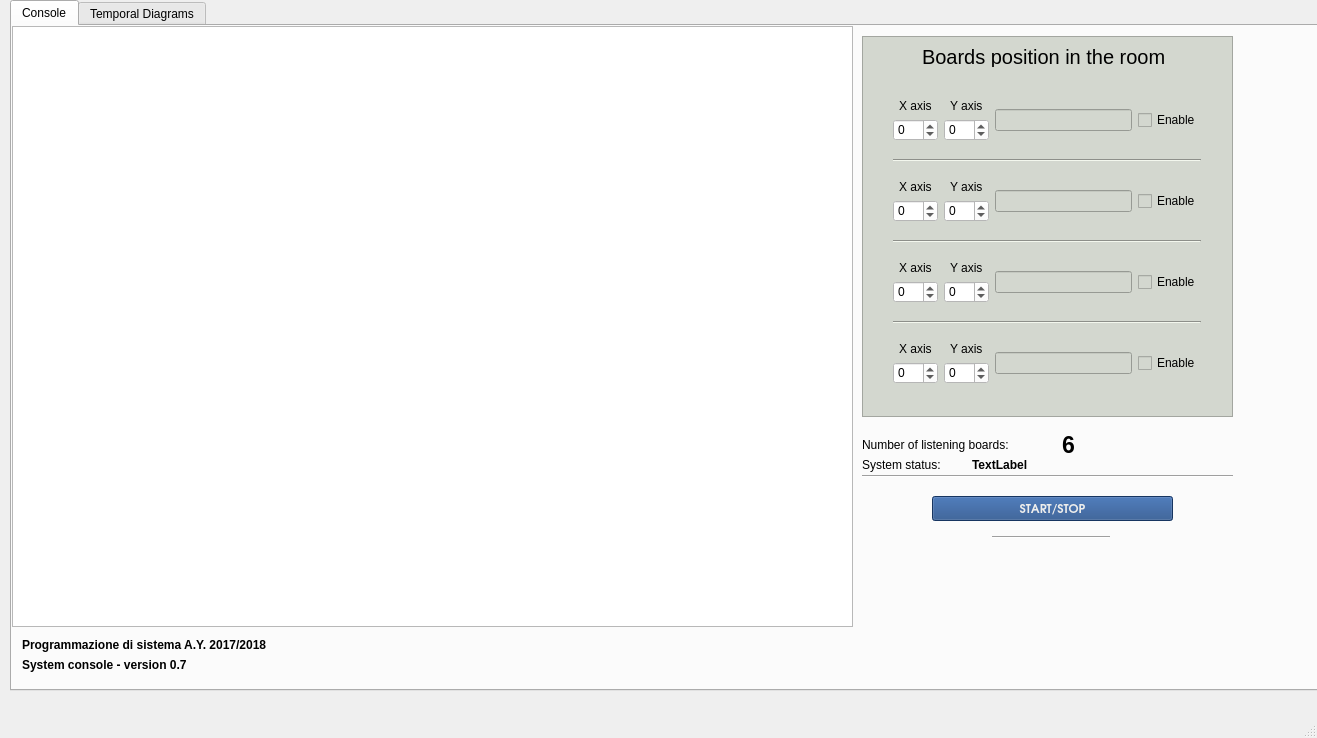
<?xml version="1.0" encoding="UTF-8"?>
<ui version="4.0">
 <class>MainWindow</class>
 <widget class="QMainWindow" name="MainWindow">
  <property name="geometry">
   <rect>
    <x>0</x>
    <y>0</y>
    <width>1317</width>
    <height>738</height>
   </rect>
  </property>
  <property name="windowTitle">
   <string>WiFi Radar</string>
  </property>
  <property name="windowIcon">
   <iconset>
    <normaloff>../../../../Immagini/Radar.jpg</normaloff>../../../../Immagini/Radar.jpg</iconset>
  </property>
  <property name="styleSheet">
   <string notr="true"/>
  </property>
  <widget class="QWidget" name="centralWidget">
   <widget class="QTabWidget" name="tabWidget">
    <property name="geometry">
     <rect>
      <x>10</x>
      <y>0</y>
      <width>1341</width>
      <height>691</height>
     </rect>
    </property>
    <property name="currentIndex">
     <number>0</number>
    </property>
    <widget class="QWidget" name="tab">
     <attribute name="title">
      <string>Console</string>
     </attribute>
     <widget class="QLabel" name="label_3">
      <property name="geometry">
       <rect>
        <x>850</x>
        <y>430</y>
        <width>111</width>
        <height>17</height>
       </rect>
      </property>
      <property name="text">
       <string>System status:</string>
      </property>
     </widget>
     <widget class="QLabel" name="label">
      <property name="geometry">
       <rect>
        <x>850</x>
        <y>410</y>
        <width>191</width>
        <height>17</height>
       </rect>
      </property>
      <property name="text">
       <string>Number of listening boards:</string>
      </property>
     </widget>
     <widget class="QLabel" name="mac_addresses">
      <property name="geometry">
       <rect>
        <x>850</x>
        <y>530</y>
        <width>371</width>
        <height>17</height>
       </rect>
      </property>
      <property name="font">
       <font>
        <family>Ubuntu</family>
        <pointsize>14</pointsize>
        <weight>75</weight>
        <bold>true</bold>
       </font>
      </property>
      <property name="text">
       <string/>
      </property>
      <property name="alignment">
       <set>Qt::AlignLeading|Qt::AlignLeft|Qt::AlignVCenter</set>
      </property>
     </widget>
     <widget class="Line" name="line_5">
      <property name="geometry">
       <rect>
        <x>850</x>
        <y>440</y>
        <width>371</width>
        <height>20</height>
       </rect>
      </property>
      <property name="orientation">
       <enum>Qt::Horizontal</enum>
      </property>
     </widget>
     <widget class="QLabel" name="label_status">
      <property name="geometry">
       <rect>
        <x>960</x>
        <y>430</y>
        <width>101</width>
        <height>17</height>
       </rect>
      </property>
      <property name="font">
       <font>
        <weight>75</weight>
        <bold>true</bold>
       </font>
      </property>
      <property name="text">
       <string>TextLabel</string>
      </property>
     </widget>
     <widget class="QLabel" name="label_boards">
      <property name="geometry">
       <rect>
        <x>1050</x>
        <y>410</y>
        <width>16</width>
        <height>17</height>
       </rect>
      </property>
      <property name="font">
       <font>
        <pointsize>17</pointsize>
        <weight>75</weight>
        <bold>true</bold>
       </font>
      </property>
      <property name="text">
       <string>6</string>
      </property>
     </widget>
     <widget class="QFrame" name="frame">
      <property name="geometry">
       <rect>
        <x>850</x>
        <y>10</y>
        <width>371</width>
        <height>381</height>
       </rect>
      </property>
      <property name="styleSheet">
       <string notr="true">background-color: rgb(211, 215, 207);</string>
      </property>
      <property name="frameShape">
       <enum>QFrame::StyledPanel</enum>
      </property>
      <property name="frameShadow">
       <enum>QFrame::Raised</enum>
      </property>
      <widget class="QWidget" name="verticalLayoutWidget_8">
       <property name="geometry">
        <rect>
         <x>20</x>
         <y>40</y>
         <width>330</width>
         <height>331</height>
        </rect>
       </property>
       <layout class="QVBoxLayout" name="verticalLayout_21">
        <item>
         <layout class="QHBoxLayout" name="horizontalLayout_10">
          <item>
           <layout class="QVBoxLayout" name="verticalLayout_12">
            <item alignment="Qt::AlignHCenter">
             <widget class="QLabel" name="label_15">
              <property name="text">
               <string>X axis</string>
              </property>
             </widget>
            </item>
            <item>
             <widget class="QSpinBox" name="X_5">
              <property name="toolTip">
               <string>&lt;html&gt;&lt;head/&gt;&lt;body&gt;&lt;p&gt;X axis of board #1&lt;/p&gt;&lt;/body&gt;&lt;/html&gt;</string>
              </property>
              <property name="styleSheet">
               <string notr="true">background-color: rgb(255, 255, 255);</string>
              </property>
              <property name="minimum">
               <number>-10</number>
              </property>
              <property name="maximum">
               <number>10</number>
              </property>
             </widget>
            </item>
           </layout>
          </item>
          <item>
           <layout class="QVBoxLayout" name="verticalLayout_22">
            <item alignment="Qt::AlignHCenter">
             <widget class="QLabel" name="label_18">
              <property name="text">
               <string>Y axis</string>
              </property>
             </widget>
            </item>
            <item>
             <widget class="QSpinBox" name="Y_5">
              <property name="toolTip">
               <string>&lt;html&gt;&lt;head/&gt;&lt;body&gt;&lt;p&gt;Y axis of board #1&lt;/p&gt;&lt;/body&gt;&lt;/html&gt;</string>
              </property>
              <property name="styleSheet">
               <string notr="true">background-color: rgb(255, 255, 255);</string>
              </property>
              <property name="minimum">
               <number>-10</number>
              </property>
              <property name="maximum">
               <number>10</number>
              </property>
             </widget>
            </item>
           </layout>
          </item>
          <item>
           <widget class="QLineEdit" name="lineEdit_5">
            <property name="text">
             <string/>
            </property>
            <property name="placeholderText">
             <string/>
            </property>
           </widget>
          </item>
          <item>
           <widget class="QCheckBox" name="check_5">
            <property name="styleSheet">
             <string notr="true"/>
            </property>
            <property name="text">
             <string>Enable</string>
            </property>
           </widget>
          </item>
         </layout>
        </item>
        <item>
         <widget class="Line" name="line_6">
          <property name="styleSheet">
           <string notr="true"/>
          </property>
          <property name="orientation">
           <enum>Qt::Horizontal</enum>
          </property>
         </widget>
        </item>
        <item>
         <layout class="QHBoxLayout" name="horizontalLayout_11">
          <item>
           <layout class="QVBoxLayout" name="verticalLayout_6">
            <item alignment="Qt::AlignHCenter">
             <widget class="QLabel" name="label_21">
              <property name="text">
               <string>X axis</string>
              </property>
             </widget>
            </item>
            <item>
             <widget class="QSpinBox" name="X_6">
              <property name="toolTip">
               <string>&lt;html&gt;&lt;head/&gt;&lt;body&gt;&lt;p&gt;X axis of board #2&lt;/p&gt;&lt;/body&gt;&lt;/html&gt;</string>
              </property>
              <property name="styleSheet">
               <string notr="true">background-color: rgb(255, 255, 255);</string>
              </property>
              <property name="minimum">
               <number>-10</number>
              </property>
              <property name="maximum">
               <number>10</number>
              </property>
             </widget>
            </item>
           </layout>
          </item>
          <item>
           <layout class="QVBoxLayout" name="verticalLayout_9">
            <item alignment="Qt::AlignHCenter">
             <widget class="QLabel" name="label_24">
              <property name="text">
               <string>Y axis</string>
              </property>
             </widget>
            </item>
            <item>
             <widget class="QSpinBox" name="Y_6">
              <property name="toolTip">
               <string>&lt;html&gt;&lt;head/&gt;&lt;body&gt;&lt;p&gt;Y axis of board #2&lt;/p&gt;&lt;/body&gt;&lt;/html&gt;</string>
              </property>
              <property name="styleSheet">
               <string notr="true">background-color: rgb(255, 255, 255);</string>
              </property>
              <property name="minimum">
               <number>-10</number>
              </property>
              <property name="maximum">
               <number>10</number>
              </property>
             </widget>
            </item>
           </layout>
          </item>
          <item>
           <widget class="QLineEdit" name="lineEdit_6">
            <property name="text">
             <string/>
            </property>
           </widget>
          </item>
          <item>
           <widget class="QCheckBox" name="check_6">
            <property name="styleSheet">
             <string notr="true"/>
            </property>
            <property name="text">
             <string>Enable</string>
            </property>
           </widget>
          </item>
         </layout>
        </item>
        <item>
         <widget class="Line" name="line_7">
          <property name="orientation">
           <enum>Qt::Horizontal</enum>
          </property>
         </widget>
        </item>
        <item>
         <layout class="QHBoxLayout" name="horizontalLayout_12">
          <item>
           <layout class="QVBoxLayout" name="verticalLayout_23">
            <item alignment="Qt::AlignHCenter">
             <widget class="QLabel" name="label_26">
              <property name="text">
               <string>X axis</string>
              </property>
             </widget>
            </item>
            <item>
             <widget class="QSpinBox" name="X_7">
              <property name="toolTip">
               <string>&lt;html&gt;&lt;head/&gt;&lt;body&gt;&lt;p&gt;X axis of board #3&lt;/p&gt;&lt;/body&gt;&lt;/html&gt;</string>
              </property>
              <property name="styleSheet">
               <string notr="true">background-color: rgb(255, 255, 255);</string>
              </property>
              <property name="minimum">
               <number>-10</number>
              </property>
              <property name="maximum">
               <number>10</number>
              </property>
             </widget>
            </item>
           </layout>
          </item>
          <item>
           <layout class="QVBoxLayout" name="verticalLayout_24">
            <item alignment="Qt::AlignHCenter">
             <widget class="QLabel" name="label_27">
              <property name="text">
               <string>Y axis</string>
              </property>
             </widget>
            </item>
            <item>
             <widget class="QSpinBox" name="Y_7">
              <property name="toolTip">
               <string>&lt;html&gt;&lt;head/&gt;&lt;body&gt;&lt;p&gt;Y axis of board #3&lt;/p&gt;&lt;/body&gt;&lt;/html&gt;</string>
              </property>
              <property name="styleSheet">
               <string notr="true">background-color: rgb(255, 255, 255);</string>
              </property>
              <property name="minimum">
               <number>-10</number>
              </property>
              <property name="maximum">
               <number>10</number>
              </property>
             </widget>
            </item>
           </layout>
          </item>
          <item>
           <widget class="QLineEdit" name="lineEdit_7">
            <property name="text">
             <string/>
            </property>
           </widget>
          </item>
          <item>
           <widget class="QCheckBox" name="check_7">
            <property name="styleSheet">
             <string notr="true"/>
            </property>
            <property name="text">
             <string>Enable</string>
            </property>
           </widget>
          </item>
         </layout>
        </item>
        <item>
         <widget class="Line" name="line_8">
          <property name="orientation">
           <enum>Qt::Horizontal</enum>
          </property>
         </widget>
        </item>
        <item>
         <layout class="QHBoxLayout" name="horizontalLayout_13">
          <item>
           <layout class="QVBoxLayout" name="verticalLayout_25">
            <item alignment="Qt::AlignHCenter">
             <widget class="QLabel" name="label_28">
              <property name="text">
               <string>X axis</string>
              </property>
             </widget>
            </item>
            <item>
             <widget class="QSpinBox" name="X_8">
              <property name="toolTip">
               <string>&lt;html&gt;&lt;head/&gt;&lt;body&gt;&lt;p&gt;X axis of board #4&lt;/p&gt;&lt;/body&gt;&lt;/html&gt;</string>
              </property>
              <property name="styleSheet">
               <string notr="true">background-color: rgb(255, 255, 255);</string>
              </property>
              <property name="minimum">
               <number>-10</number>
              </property>
              <property name="maximum">
               <number>10</number>
              </property>
             </widget>
            </item>
           </layout>
          </item>
          <item>
           <layout class="QVBoxLayout" name="verticalLayout_26">
            <item alignment="Qt::AlignHCenter">
             <widget class="QLabel" name="label_29">
              <property name="text">
               <string>Y axis</string>
              </property>
             </widget>
            </item>
            <item>
             <widget class="QSpinBox" name="Y_8">
              <property name="toolTip">
               <string>&lt;html&gt;&lt;head/&gt;&lt;body&gt;&lt;p&gt;Y axis of board #4&lt;/p&gt;&lt;/body&gt;&lt;/html&gt;</string>
              </property>
              <property name="styleSheet">
               <string notr="true">background-color: rgb(255, 255, 255);</string>
              </property>
              <property name="minimum">
               <number>-10</number>
              </property>
              <property name="maximum">
               <number>10</number>
              </property>
             </widget>
            </item>
           </layout>
          </item>
          <item>
           <widget class="QLineEdit" name="lineEdit_8">
            <property name="text">
             <string/>
            </property>
           </widget>
          </item>
          <item>
           <widget class="QCheckBox" name="check_8">
            <property name="styleSheet">
             <string notr="true"/>
            </property>
            <property name="text">
             <string>Enable</string>
            </property>
           </widget>
          </item>
         </layout>
        </item>
       </layout>
      </widget>
      <widget class="QLabel" name="label_30">
       <property name="geometry">
        <rect>
         <x>60</x>
         <y>10</y>
         <width>261</width>
         <height>21</height>
        </rect>
       </property>
       <property name="font">
        <font>
         <family>Ubuntu</family>
         <pointsize>15</pointsize>
         <weight>7</weight>
         <italic>false</italic>
         <bold>false</bold>
        </font>
       </property>
       <property name="styleSheet">
        <string notr="true">font: 57 15pt &quot;Ubuntu&quot;;</string>
       </property>
       <property name="text">
        <string>Boards position in the room</string>
       </property>
      </widget>
     </widget>
     <widget class="QPushButton" name="pushButton">
      <property name="geometry">
       <rect>
        <x>920</x>
        <y>470</y>
        <width>241</width>
        <height>25</height>
       </rect>
      </property>
      <property name="font">
       <font>
        <family>URW Gothic L</family>
        <weight>75</weight>
        <bold>true</bold>
       </font>
      </property>
      <property name="styleSheet">
       <string notr="true">color: rgb(238, 238, 236);
background-color: rgb(32, 74, 135);</string>
      </property>
      <property name="text">
       <string>START/STOP</string>
      </property>
     </widget>
     <widget class="Line" name="line_9">
      <property name="geometry">
       <rect>
        <x>980</x>
        <y>510</y>
        <width>118</width>
        <height>3</height>
       </rect>
      </property>
      <property name="orientation">
       <enum>Qt::Horizontal</enum>
      </property>
     </widget>
     <widget class="QChartView" name="graphicsView">
      <property name="geometry">
       <rect>
        <x>0</x>
        <y>0</y>
        <width>841</width>
        <height>601</height>
       </rect>
      </property>
      <property name="styleSheet">
       <string notr="true"/>
      </property>
     </widget>
     <widget class="QLabel" name="label_4">
      <property name="geometry">
       <rect>
        <x>10</x>
        <y>610</y>
        <width>311</width>
        <height>17</height>
       </rect>
      </property>
      <property name="font">
       <font>
        <weight>75</weight>
        <bold>true</bold>
       </font>
      </property>
      <property name="text">
       <string>Programmazione di sistema A.Y. 2017/2018</string>
      </property>
     </widget>
     <widget class="QLabel" name="label_5">
      <property name="geometry">
       <rect>
        <x>10</x>
        <y>630</y>
        <width>201</width>
        <height>17</height>
       </rect>
      </property>
      <property name="font">
       <font>
        <weight>75</weight>
        <bold>true</bold>
       </font>
      </property>
      <property name="text">
       <string>System console - version 0.7</string>
      </property>
     </widget>
     <widget class="QLabel" name="label_2">
      <property name="geometry">
       <rect>
        <x>850</x>
        <y>560</y>
        <width>371</width>
        <height>17</height>
       </rect>
      </property>
      <property name="text">
       <string/>
      </property>
     </widget>
    </widget>
    <widget class="QWidget" name="tab_2">
     <attribute name="title">
      <string>Temporal Diagrams</string>
     </attribute>
    </widget>
   </widget>
  </widget>
  <widget class="QStatusBar" name="statusBar"/>
 </widget>
 <layoutdefault spacing="6" margin="11"/>
 <customwidgets>
  <customwidget>
   <class>QChartView</class>
   <extends>QGraphicsView</extends>
   <header>QtCharts</header>
  </customwidget>
 </customwidgets>
 <resources/>
 <connections/>
</ui>
